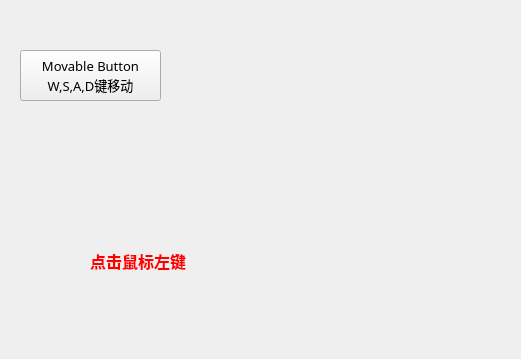
<?xml version="1.0" encoding="UTF-8"?>
<ui version="4.0">
 <class>Widget</class>
 <widget class="QWidget" name="Widget">
  <property name="geometry">
   <rect>
    <x>0</x>
    <y>0</y>
    <width>521</width>
    <height>359</height>
   </rect>
  </property>
  <property name="font">
   <font>
    <family>宋体</family>
    <pointsize>10</pointsize>
   </font>
  </property>
  <property name="cursor">
   <cursorShape>CrossCursor</cursorShape>
  </property>
  <property name="windowTitle">
   <string>典型事件的处理函数</string>
  </property>
  <widget class="QPushButton" name="btnMove">
   <property name="geometry">
    <rect>
     <x>20</x>
     <y>50</y>
     <width>141</width>
     <height>51</height>
    </rect>
   </property>
   <property name="text">
    <string>Movable Button
W,S,A,D键移动</string>
   </property>
  </widget>
  <widget class="QLabel" name="labMove">
   <property name="geometry">
    <rect>
     <x>90</x>
     <y>250</y>
     <width>131</width>
     <height>21</height>
    </rect>
   </property>
   <property name="palette">
    <palette>
     <active>
      <colorrole role="WindowText">
       <brush brushstyle="SolidPattern">
        <color alpha="255">
         <red>255</red>
         <green>0</green>
         <blue>0</blue>
        </color>
       </brush>
      </colorrole>
     </active>
     <inactive>
      <colorrole role="WindowText">
       <brush brushstyle="SolidPattern">
        <color alpha="255">
         <red>255</red>
         <green>0</green>
         <blue>0</blue>
        </color>
       </brush>
      </colorrole>
     </inactive>
     <disabled>
      <colorrole role="WindowText">
       <brush brushstyle="SolidPattern">
        <color alpha="255">
         <red>120</red>
         <green>120</green>
         <blue>120</blue>
        </color>
       </brush>
      </colorrole>
     </disabled>
    </palette>
   </property>
   <property name="font">
    <font>
     <family>宋体</family>
     <pointsize>12</pointsize>
     <weight>75</weight>
     <bold>true</bold>
    </font>
   </property>
   <property name="text">
    <string>点击鼠标左键</string>
   </property>
  </widget>
 </widget>
 <layoutdefault spacing="6" margin="11"/>
 <resources/>
 <connections/>
</ui>
